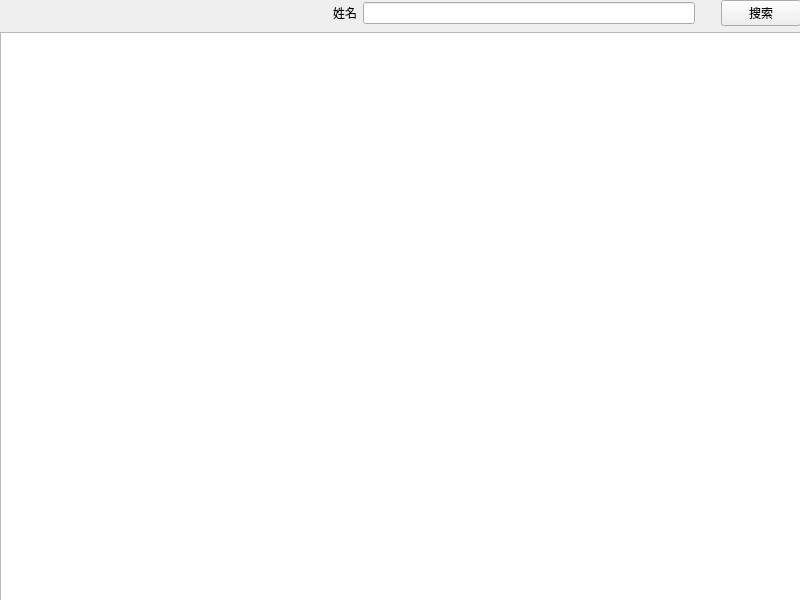
<?xml version="1.0" encoding="UTF-8"?>
<ui version="4.0">
 <class>attendanceTable</class>
 <widget class="QWidget" name="attendanceTable">
  <property name="geometry">
   <rect>
    <x>0</x>
    <y>0</y>
    <width>800</width>
    <height>600</height>
   </rect>
  </property>
  <property name="windowTitle">
   <string>Form</string>
  </property>
  <widget class="QWidget" name="layoutWidget">
   <property name="geometry">
    <rect>
     <x>0</x>
     <y>0</y>
     <width>801</width>
     <height>601</height>
    </rect>
   </property>
   <layout class="QVBoxLayout" name="verticalLayout">
    <property name="sizeConstraint">
     <enum>QLayout::SetMinAndMaxSize</enum>
    </property>
    <item>
     <layout class="QHBoxLayout" name="horizontalLayout">
      <item>
       <spacer name="horizontalSpacer">
        <property name="orientation">
         <enum>Qt::Horizontal</enum>
        </property>
        <property name="sizeHint" stdset="0">
         <size>
          <width>40</width>
          <height>20</height>
         </size>
        </property>
       </spacer>
      </item>
      <item>
       <widget class="QLabel" name="label">
        <property name="text">
         <string>姓名</string>
        </property>
       </widget>
      </item>
      <item>
       <widget class="QLineEdit" name="lineEdit"/>
      </item>
      <item>
       <spacer name="horizontalSpacer_2">
        <property name="orientation">
         <enum>Qt::Horizontal</enum>
        </property>
        <property name="sizeType">
         <enum>QSizePolicy::Preferred</enum>
        </property>
        <property name="sizeHint" stdset="0">
         <size>
          <width>20</width>
          <height>20</height>
         </size>
        </property>
       </spacer>
      </item>
      <item>
       <widget class="QPushButton" name="pushButton">
        <property name="text">
         <string>搜索</string>
        </property>
        <property name="icon">
         <iconset resource="img.qrc">
          <normaloff>:/search.png</normaloff>:/search.png</iconset>
        </property>
       </widget>
      </item>
     </layout>
    </item>
    <item>
     <widget class="QTableView" name="tableView"/>
    </item>
   </layout>
  </widget>
 </widget>
 <resources>
  <include location="img.qrc"/>
 </resources>
 <connections/>
</ui>
